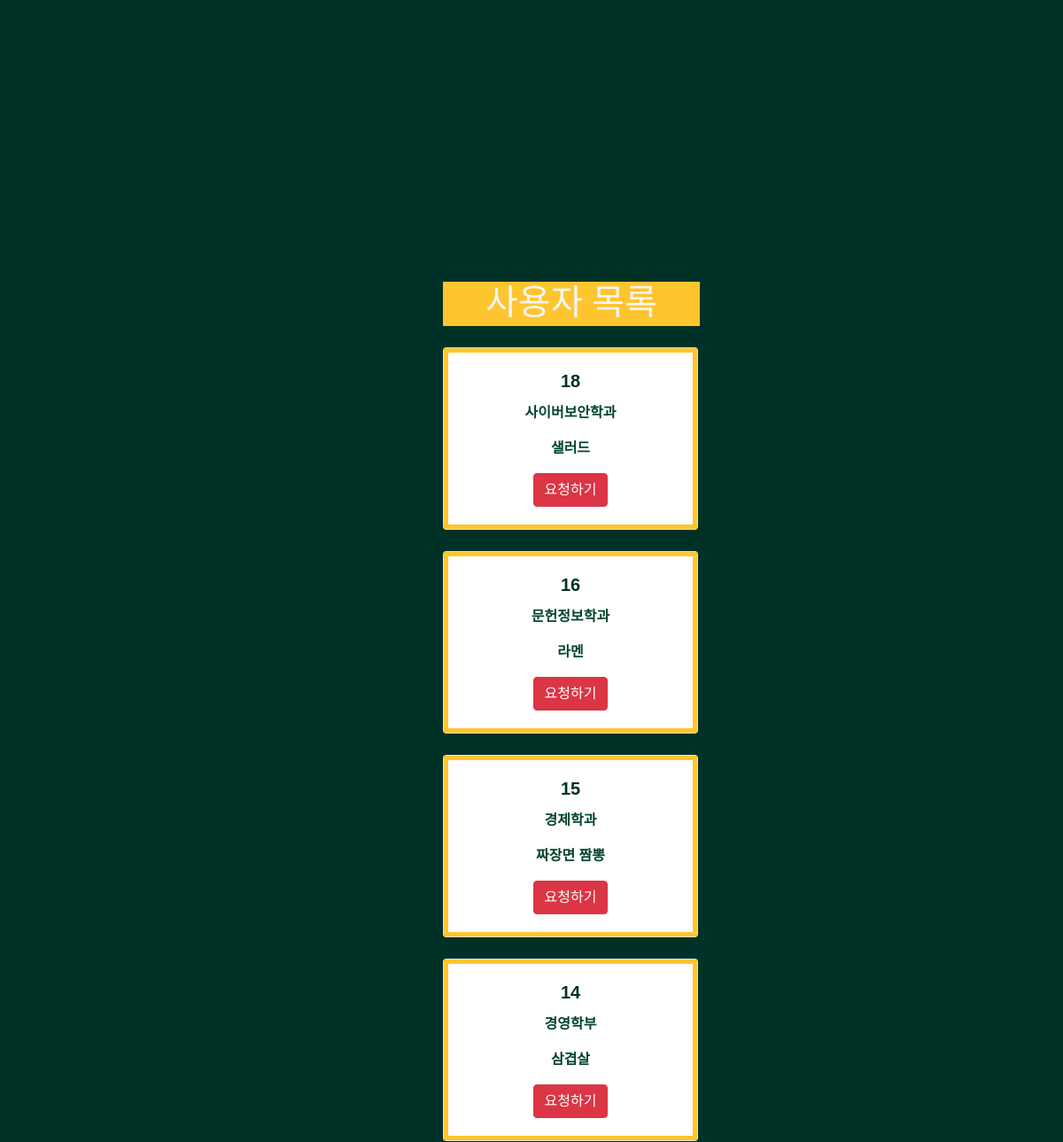
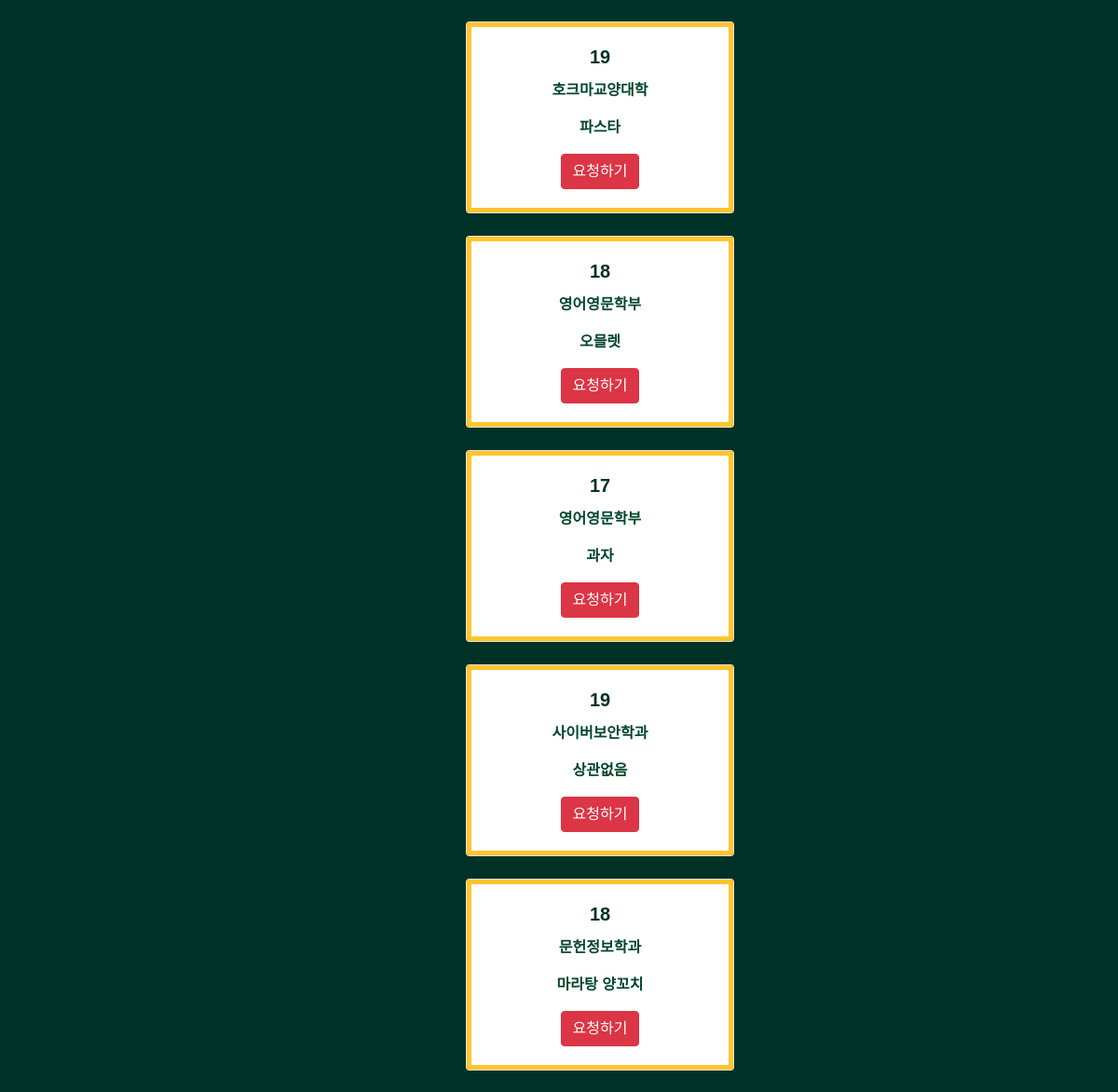
The page /userlist/ on the database its author committed (2 pictures, top to bottom).
### app1/models.py (models this page shows)
class Profile(models.Model):
    user = models.OneToOneField(User, on_delete=models.CASCADE)
    studentid = models.CharField(max_length=100)
    major = models.CharField(max_length=100)
    contact = models.CharField(max_length=100)
    menu = models.TextField(max_length=100)

### app1/views.py (the view)
# urls.py: path('userlist/', app1.views.userlist, name='userlist'),
def userlist(request):
    profile = Profile.objects
    return render(request, 'userlist.html', {'profiles' : profile})

### app1/templates/userlist.html (shortened to what this page needs)
<head>
    <link rel="stylesheet" href="https://stackpath.bootstrapcdn.com/bootstrap/4.3.1/css/bootstrap.min.css">
</head>
<body>
    <h1>사용자 목록</h1>
    <br>
    {% for profile in profiles.all %}
        <div class="card text-center" style="width: 18rem;">
            <div class="card-body">
                <h5 class="card-title">{{ profile.studentid }}</h5>
                    <p class="card-text">{{ profile.major  }}</p>
                    <p class="card-text"> {{ profile.menu  }}</p>
                        <a href="#" class="btn btn-danger">요청하기</a>
            </div>
        </div>
        <br>
    {% endfor %}
</body>

### app1/templates/userlist.html (style rules this page uses)
h1 { background-color:#ffc52f; color: whitesmoke; width: 290px; height: 50px; font-family: 'Do Hyeon', sans-serif; text-align : center; margin: 0 auto; }
body { text-align: center; background-color: #003127; margin: 0 auto; position:absolute; top:17%; left:50%; margin-top:-100px; margin-left:-100px; width:200px; height:200px; font-family: 'Noto Sans KR', sans-serif; }
.card-title { color: #003127; font-family: 'Noto Sans KR', sans-serif; font-weight: bolder; }
.card-text { font-family: 'Noto Sans KR', sans-serif; color: #00462a; font-weight: bolder; }
.card-body { border: solid 5px #ffc52f; }

### rows shown on the page
Profile: studentid "18", major "사이버보안학과", menu "샐러드"
Profile: studentid "16", major "문헌정보학과", menu "라멘"
Profile: studentid "15", major "경제학과", menu "짜장면 짬뽕"
Profile: studentid "14", major "경영학부", menu "삼겹살"
Profile: studentid "19", major "호크마교양대학", menu "파스타"
Profile: studentid "18", major "영어영문학부", menu "오믈렛"
Profile: studentid "17", major "영어영문학부", menu "과자"
Profile: studentid "19", major "사이버보안학과", menu "상관없음"
Profile: studentid "18", major "문헌정보학과", menu "마라탕 양꼬치"
